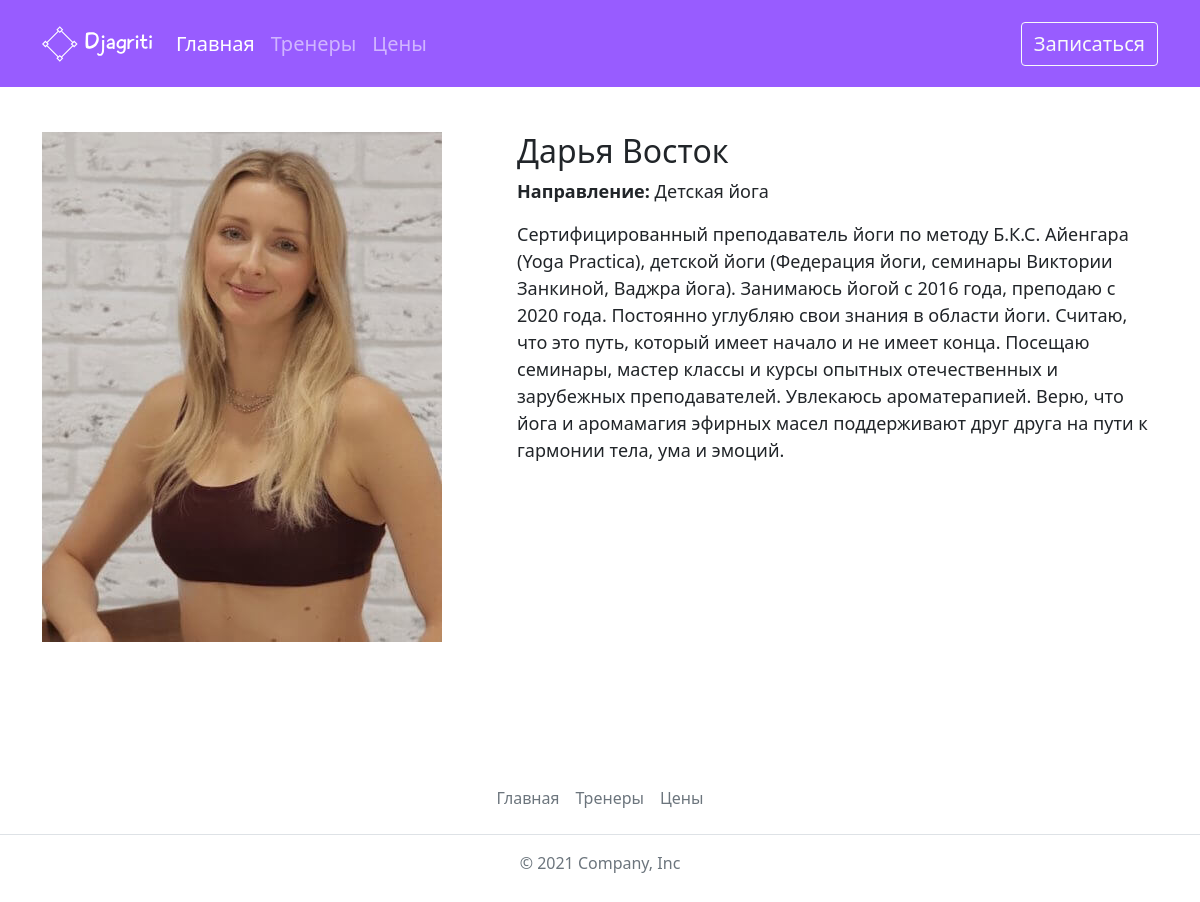
The app's page /prepodaveteli/darya-vostok/ with its own data.
### cms/models.py (models this page shows, shortened)
class CmsTeachers(models.Model):
    photo = models.ImageField(upload_to='teachers_photo/')
    name = models.CharField(max_length=100, verbose_name='Имя')
    slug = models.SlugField(max_length=100, unique=True, db_index=True, verbose_name="URL")
    napr = models.ForeignKey(NaprCrm, on_delete=models.PROTECT, verbose_name='Направление')
    description = models.TextField(verbose_name="Описание")
    class Meta:
        verbose_name = "Тренер"
        verbose_name_plural = "Тренеры"

### crm/models.py (models this page shows)
class NaprCrm(models.Model):
    napr_name = models.CharField(max_length=100, verbose_name='Направление')
    def __str__(self):
        return self.napr_name
    class Meta:
        verbose_name = 'Направление'
        verbose_name_plural = 'Направления'

### crm/views.py (the view)
# urls.py: path('prepodaveteli/<slug:post_slug>/', show_post, name='post'),
def show_post(request, post_slug):
    form = OrderForm()
    post = get_object_or_404(CmsTeachers, slug=post_slug)
    return render(request, 'crm/teacher_about.html', {'post': post, 'form': form, 'title': 'О тренерах'})

### crm/models.py (called while the page is built)
    def __str__(self):
        return self.price_name

### crm/templates/crm/teacher_about.html
{% extends 'crm/base.html' %}
{% block content %}
<div class="container" style="margin-top: 11%; margin-bottom: 10%">
    <div class="row">
        <div class="col">
            <img src="{{ post.photo.url }}">
        </div>
        <div class="col-7" style="font-size: 18px">
            <h2>{{post.name}}</h2>
            <p><b>Направление: </b>{{ post.napr }}</p>
            <p>{{ post.description }}</p>
        </div>
    </div>
</div>
{% endblock %}

### records on screen
CmsTeachers: photo (picture), name "Дарья Восток", napr "Детская йога", description "Сертифицированный преподаватель йоги по методу Б.К.С. Айенгара (Yoga Practica), детской йоги (Федерация йоги, семинары Виктории Занкиной, Ваджра йога). Занимаюсь йогой с 2016 года, преподаю с 2020 года. Постоянно углубляю свои знания в области йоги. Считаю, что это путь, который имеет начало и не имеет конца. Посещаю семинары, мастер классы и курсы опытных отечественных и зарубежных преподавателей. Увлекаюсь ароматерапией. Верю, что йога и аромамагия эфирных масел поддерживают друг друга на пути к гармонии тела, ума и эмоций."
